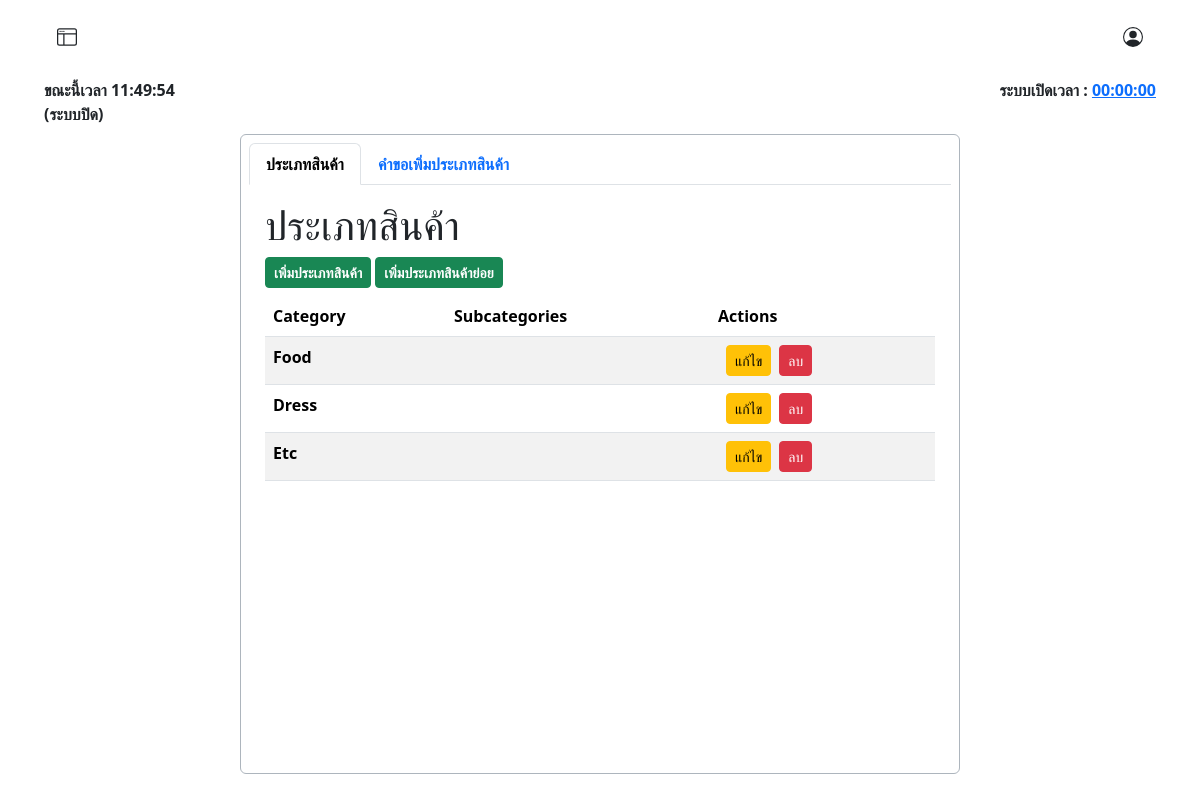
/admin/manage_cat.php (signed in), run on an earlier commit of the app's database.
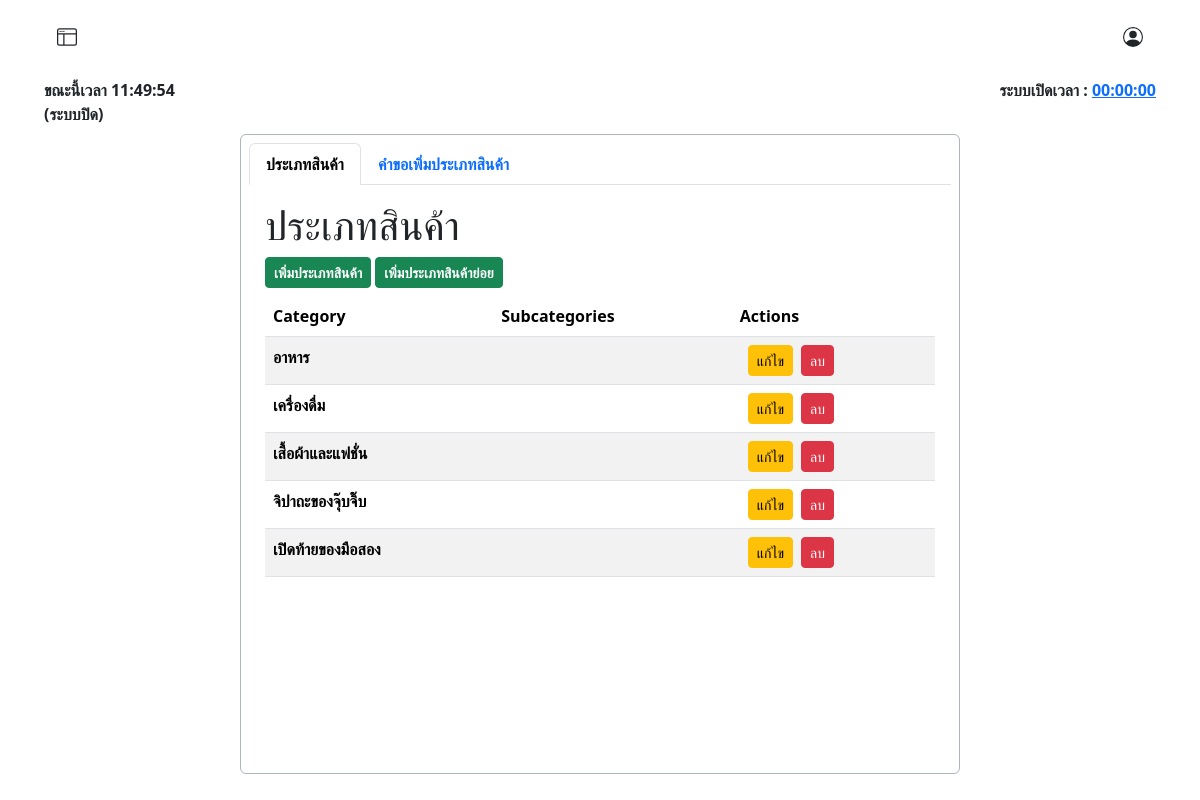
And on a later commit of the database.
### tables this page shows
CREATE TABLE `category` (
  `id_category` int(11) NOT NULL,
  `cat_name` varchar(45) NOT NULL
);

### admin/manage_cat.php (the view, shortened to what this page needs)
<?php
require("../condb.php");
?>
<!DOCTYPE html>
<html lang="en">
<head>
    <link href="https://cdn.jsdelivr.net/npm/bootstrap@5.3.3/dist/css/bootstrap.min.css" rel="stylesheet">
</head>
<body>
    <?php
    include('./admin_nav.php');
    ?>
    <div class="container mt-2 p-2 border border-dark-subtle rounded overflow-auto" style="width: 60%; height: 40rem;">
        <ul class="nav nav-tabs" id="myTab">
            <li class="nav-item">
                <a class="nav-link active" data-bs-toggle="tab" href="#categort"><strong>ประเภทสินค้า</strong> </a>
            </li>
            <li class="nav-item">
                <a class="nav-link" data-bs-toggle="tab" href="#pre_category"> <strong>คำขอเพิ่มประเภทสินค้า</strong></a>
            </li>
        </ul>
        <div class="tab-content " id="myTabContent">
            <div class="tab-pane fade show active mt-2 mx-2 p-2" id="categort">
                <div>
                    <h1>ประเภทสินค้า</h1>
                    <a href="#" class="btn btn-sm btn-success" type="button" data-bs-toggle="modal" data-bs-target="#AddCatModal">
                        <strong>เพิ่มประเภทสินค้า</strong>
                    </a>
                    <a href="#" class="btn btn-sm btn-success" type="button" data-bs-toggle="modal" data-bs-target="#AddSubCatModal">
                        <strong>เพิ่มประเภทสินค้าย่อย</strong>
                    </a>
                </div>
                <div class="mt-2">
                    <?php
                    $sql = "SELECT * FROM category";
                    $result = $conn->query($sql);
                    if ($result->num_rows > 0) {
                        echo "<table class='table table-striped'>";
                        echo "<thead><tr><th>Category</th><th>Subcategories</th><th>Actions</th></tr></thead>";
                        echo "<tbody>";
                        while ($row = $result->fetch_assoc()) {
                            echo "<tr class='category-item' data-category-id='" . $row["id_category"] . "'>";
                            echo "<td><strong>" . $row["cat_name"] . "</strong></td>";
                            echo "<td>";
                            $id_category = $row["id_category"];
                            $sub_sql = "SELECT * FROM sub_category WHERE id_category = $id_category";
                            $sub_result = $conn->query($sub_sql);
                            $subcategories = [];
                            if ($sub_result->num_rows > 0) {
                                while ($sub_row = $sub_result->fetch_assoc()) {
                                    $subcategories[] = $sub_row["sub_cat_name"];
                                }
                            } else {
                                echo "No subcategories found for this category.";
                            }
                            $subcategories_str = implode(' ', $subcategories);
                            echo "</td>";
                            echo "<td>";
                            echo "<button class='btn btn-sm mx-2 btn-warning edit-btn'
                        type='button'
                        data-bs-toggle='modal'
                        data-bs-target='#EditModal'
                        data-bs-id='" . $row["id_category"] . "'
                        data-bs-cat_name='" . $row["cat_name"] . "'
                        data-bs-sub_cat_name='" . $subcategories_str . "'>แก้ไข</button>";
                            echo "<a href='delete_category.php?id=" . $row["id_category"] . "' class='btn btn-sm btn-danger' onclick='return confirm(\"Are you sure you want to delete this category?\");'>ลบ</a>";
                            echo "</td>";
                            echo "</tr>";
                        }
                        echo "</tbody></table>";
                    } else {
                        echo "0 results";
                    }
                    ?>
                </div>
            </div>
        </div>
    </div>
</body>
</html>

What changed in the data, as far as the page shows it:
changed category: cat_name "Food" → "อาหาร"
changed category: cat_name "Dress" → "เครื่องดื่ม"
changed category: cat_name "Etc" → "เสื้อผ้าและแฟชั่น"
added category: cat_name "จิปาถะของจุ๊บจิ๊บ"
added category: cat_name "เปิดท้ายของมือสอง"
